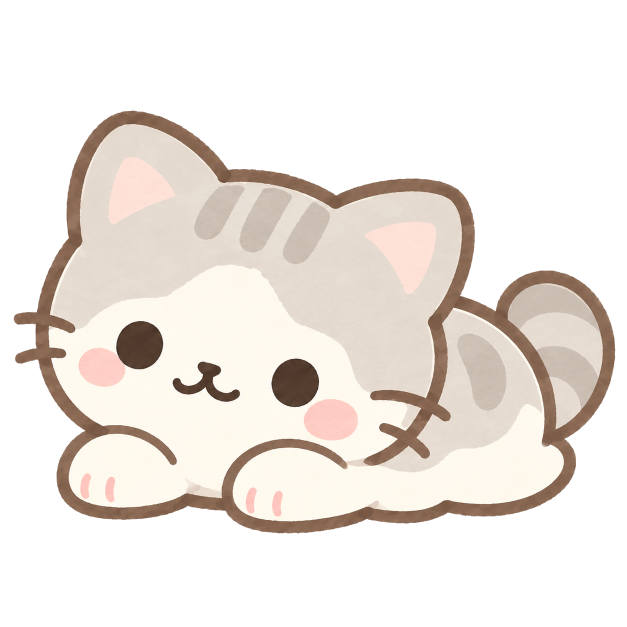
#> input picture assets/characters/cat-approved/lying-master.png, 1254 x 1254 px (shown at 1/2 size)
$ python build-signature-cat.py
#> lines starting #> are read from the running program, lines starting #| are printed output that depends on the picture; after the words box and inside, x2 and y2 are one past the last pixel; in counts of white or black regions, pixels touching at a corner belong together
"""시그니처 눕기 원화에서 깜빡임/윙크 제작용 원화와 친구 방 정지 이미지를 만든다.

Python 3, Pillow, numpy 필요. build-approved-cat.py 실행 후 실행한다.
"""
from pathlib import Path
import json
import numpy as np
from PIL import Image, ImageDraw, ImageFilter

ROOT = Path(__file__).resolve().parents[1]
SRC = ROOT / 'assets/characters/cat-approved'
OUT = ROOT / 'assets/images/characters'
base = Image.open(SRC / 'lying-master.png').convert('RGBA')
#> base is the input picture: PIL image 1254x1254 RGBA; mean R, G, B, A 224.4, 217.8, 212.2, 115.1
closed = Image.open(SRC / 'lying-closed-reference.png').convert('RGBA')
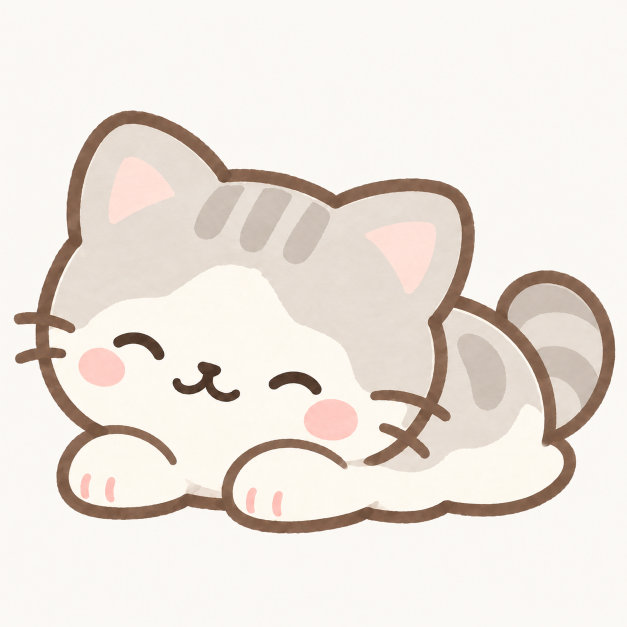
#> input picture assets/characters/cat-approved/lying-closed-reference.png, 1254 x 1254 px (shown at 1/2 size)
assert base.size == closed.size == (1254, 1254)
eye_boxes = [(212, 618, 347, 762), (525, 695, 659, 838)]
masks = []
for box in eye_boxes:
    mask = Image.new('L', base.size)
    ImageDraw.Draw(mask).ellipse(box, fill=255)
    masks.append(mask.filter(ImageFilter.GaussianBlur(4)))
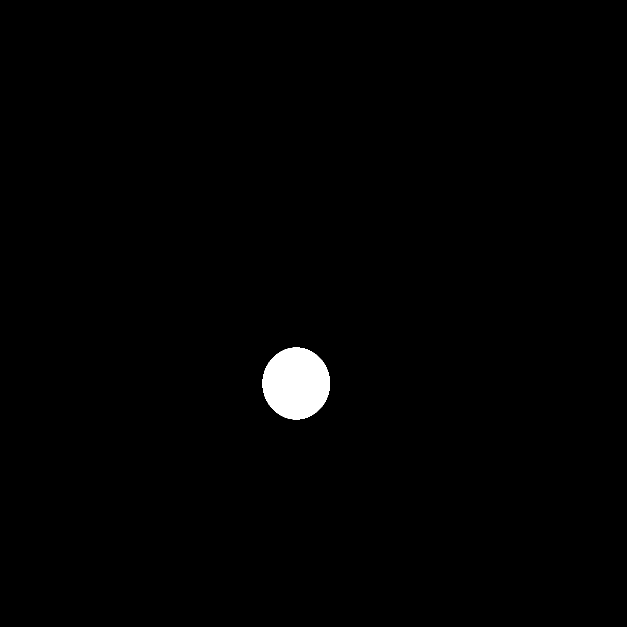
#> mask: PIL image 1254x1254 L (shown at 1/2 size); 0.97% white; 1 white region, box (x1, y1, x2, y2) and area: (525, 695, 660, 839) 15232
#> after the loop, masks = 2 items

def expression(indices):
    result = base.copy()
    for index in indices:
        result = Image.composite(closed, result, masks[index])
    result.putalpha(base.getchannel('A'))
    return result

blink = expression([0, 1])
wink = expression([1])
outside_eyes = (np.asarray(masks[0]) == 0) & (np.asarray(masks[1]) == 0)
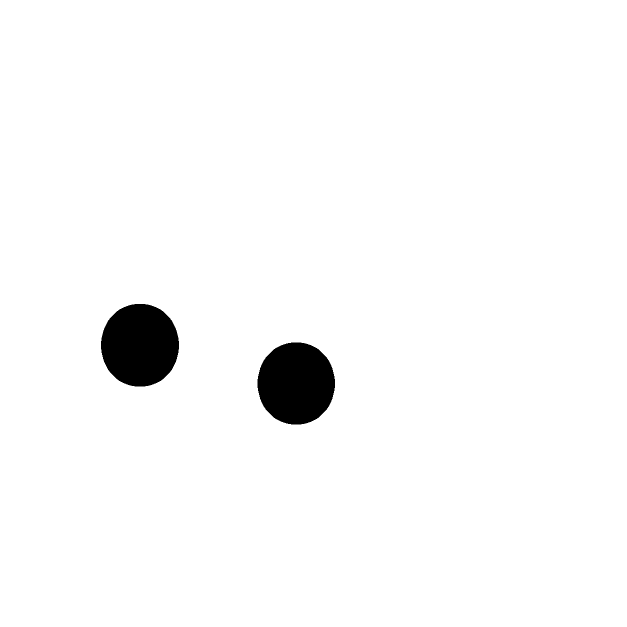
#> outside_eyes: shape (1254, 1254) bool (shown at 1/2 size); 97.4% white; 2 black regions, box (x1, y1, x2, y2) and area: (202, 608, 358, 773) 20388, (515, 685, 670, 849) 20112
for frame in (blink, wink):
    assert np.array_equal(np.asarray(frame)[outside_eyes], np.asarray(base)[outside_eyes])
#> this loop made 2 passes

# All lying expressions use the same crop, scale and ground anchor.
bounds = base.getbbox()
#> bounds = (27, 221, 1231, 1067)
width, height = bounds[2] - bounds[0], bounds[3] - bounds[1]
#> width = 1204; height = 846
scale = 488 / max(width, height)
#> scale = 0.405
size = (round(width * scale), round(height * scale))
#> size = (488, 343)
offset = ((512 - size[0]) // 2, 500 - size[1])
#> offset = (12, 157)

def normalize(im):
    canvas = Image.new('RGBA', (512, 512))
#> canvas: PIL image 512x512 RGBA; every value is 0
    canvas.alpha_composite(im.crop(bounds).resize(size, Image.Resampling.LANCZOS), offset)
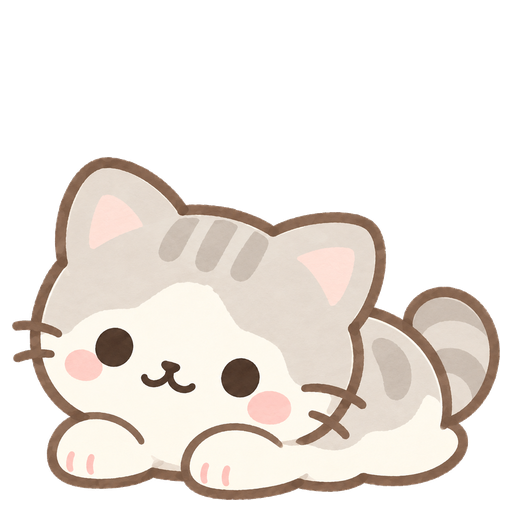
#> canvas: PIL image 512x512 RGBA; mean R, G, B, A 98.3, 91.8, 86, 113.5; transparent parts drawn white
    return canvas

base, blink, wink = [normalize(im) for im in (base, blink, wink)]
OUT.mkdir(exist_ok=True, parents=True)

# These are expression sources, not the interactive motion files.
for name, frame in [('open', base), ('blink', blink), ('wink', wink)]:
    frame.save(SRC / f'lying-{name}-normalized.png')
#> this loop made 3 passes
#> name on passes 1 to 3: 'open', 'blink', 'wink'
base.save(OUT / 'cat-approved-still.webp', lossless=True, method=6)
report = {'source_size': [512, 512], 'ground_y': 500,
          'eye_boxes_source': eye_boxes, 'pixels_outside_eye_masks_unchanged': True,
          'motion_builder': 'scripts/build-cat-motion-set.py',
          'still_usage': 'friend-room-only'}
(SRC / 'signature-verification.json').write_text(json.dumps(report, indent=2) + '\n')
print(json.dumps(report))
